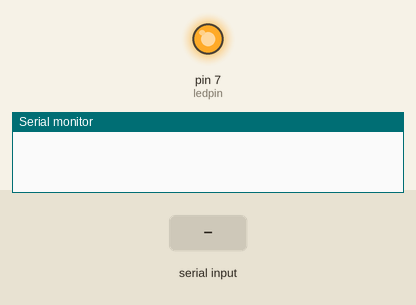
Simulated run of this sketch. Board: Arduino Uno, built with avr-gcc and run on an emulated ATmega328P. Parts: output pins drawn as LEDs (lit = HIGH), the last lines printed to the serial monitor. The inputs (shaded band) are chosen by the test bench.

Above: at 1.2 s.
1.3 s: "+" received over Serial
At 3.15 s:
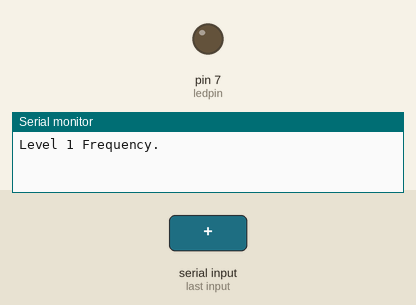
4.3 s: "-" received over Serial
Timing chart, 0 to 13.3 s (numbered marks = the images above; inputs shaded):
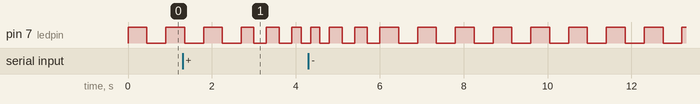

The sketch:

NguyenM_CSCI3511_Lab3.ino
```cpp
int ledpin = 7;
int incomingByte = 0;
int offset = 0;
int delayTimes[5] = {450, 300, 225, 150, 50};


void setup() {
  // put your setup code here, to run once:
  pinMode(ledpin, OUTPUT);
  Serial.begin(9600);
}

void loop() {
  // put your main code here, to run repeatedly:
  if (Serial.available() > 0){
    //read the incoming byte
    incomingByte = Serial.read();

    //print out what you got, debug purposes
    //Serial.print("I received: ");
    //Serial.println(incomingByte, DEC);

  }

  //default blink frequency
  digitalWrite(ledpin, HIGH);  // turn the LED on (HIGH is the voltage level)
  delay(delayTimes[offset]);                      // wait for a second
  digitalWrite(ledpin, LOW);   // turn the LED off by making the voltage LOW
  delay(delayTimes[offset]);                      // wait for a second


  if (incomingByte == '+'){
    if(offset < 4){
      offset++; //increment the offset only when it is less than 4/max freq
    }

    if(offset == 4){
      Serial.print("This is the max frequency. Level 4 Frequency. \n");


      digitalWrite(ledpin, HIGH);  // turn the LED on (HIGH is the voltage level)
      delay(delayTimes[offset]);                      // wait for a second
      digitalWrite(ledpin, LOW);   // turn the LED off by making the voltage LOW
      delay(delayTimes[offset]);                      // wait for a second
    }
    else if (offset == 3){
      Serial.print("Level 3 Frequency. \n");

      digitalWrite(ledpin, HIGH);  // turn the LED on (HIGH is the voltage level)
      delay(delayTimes[offset]);                      // wait for a second
      digitalWrite(ledpin, LOW);   // turn the LED off by making the voltage LOW
      delay(delayTimes[offset]);                      // wait for a second
    }
    else if (offset == 2){
      Serial.print("Level 2 Frequency. \n");

      digitalWrite(ledpin, HIGH);  // turn the LED on (HIGH is the voltage level)
      delay(delayTimes[offset]);                      // wait for a second
      digitalWrite(ledpin, LOW);   // turn the LED off by making the voltage LOW
      delay(delayTimes[offset]);                      // wait for a second
    }
    else if (offset == 1){
      Serial.print("Level 1 Frequency. \n");

      digitalWrite(ledpin, HIGH);  // turn the LED on (HIGH is the voltage level)
      delay(delayTimes[offset]);                      // wait for a second
      digitalWrite(ledpin, LOW);   // turn the LED off by making the voltage LOW
      delay(delayTimes[offset]);                      // wait for a second
    }
    else if (offset == 0){
      Serial.print("This is the lowest frequency. Level 0. \n ");

      digitalWrite(ledpin, HIGH);  // turn the LED on (HIGH is the voltage level)
      delay(delayTimes[offset]);                      // wait for a second
      digitalWrite(ledpin, LOW);   // turn the LED off by making the voltage LOW
      delay(delayTimes[offset]);                      // wait for a second

    }
  }
  else if (incomingByte == '-'){
    if (offset > 0){
      //as long as offset is greater than zero you can decrement it
      offset--;
    }

    if(offset == 4){
      Serial.print("This is the max frequency. Level 4 Frequency. \n");

      digitalWrite(ledpin, HIGH);  // turn the LED on (HIGH is the voltage level)
      delay(delayTimes[offset]);                      // wait for a second
      digitalWrite(ledpin, LOW);   // turn the LED off by making the voltage LOW
      delay(delayTimes[offset]);                      // wait for a second
    }
    else if (offset == 3){
      Serial.print("Level 3 Frequency. \n");

      digitalWrite(ledpin, HIGH);  // turn the LED on (HIGH is the voltage level)
      delay(delayTimes[offset]);                      // wait for a second
      digitalWrite(ledpin, LOW);   // turn the LED off by making the voltage LOW
      delay(delayTimes[offset]);                      // wait for a second
    }
    else if (offset == 2){
      Serial.print("Level 2 Frequency. \n");

      digitalWrite(ledpin, HIGH);  // turn the LED on (HIGH is the voltage level)
      delay(delayTimes[offset]);                      // wait for a second
      digitalWrite(ledpin, LOW);   // turn the LED off by making the voltage LOW
      delay(delayTimes[offset]);                      // wait for a second
    }
    else if (offset == 1){
      Serial.print("Level 1 Frequency. \n");

      digitalWrite(ledpin, HIGH);  // turn the LED on (HIGH is the voltage level)
      delay(delayTimes[offset]);                      // wait for a second
      digitalWrite(ledpin, LOW);   // turn the LED off by making the voltage LOW
      delay(delayTimes[offset]);                      // wait for a second
    }
    else if (offset == 0){
      Serial.print("This is the lowest frequency. Level 0. \n");

      digitalWrite(ledpin, HIGH);  // turn the LED on (HIGH is the voltage level)
      delay(delayTimes[offset]);                      // wait for a second
      digitalWrite(ledpin, LOW);   // turn the LED off by making the voltage LOW
      delay(delayTimes[offset]);                      // wait for a second

    }
  }
}
```
